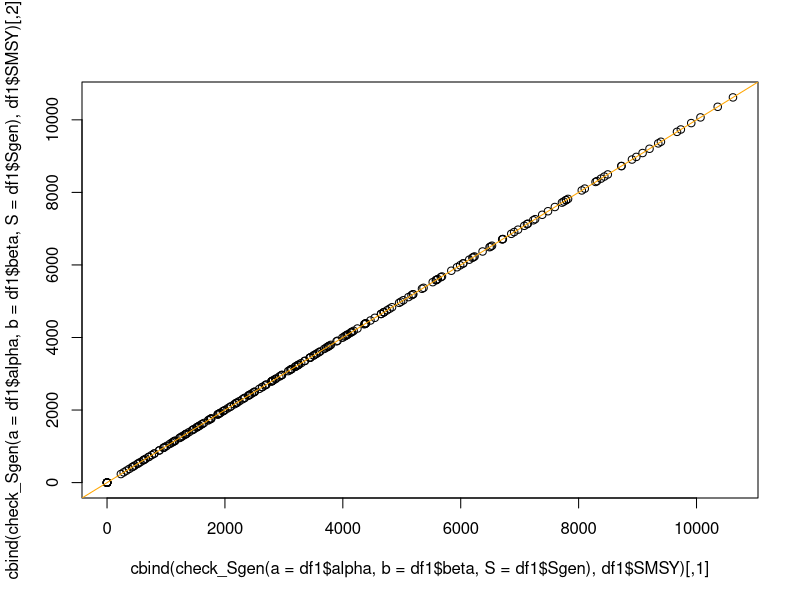
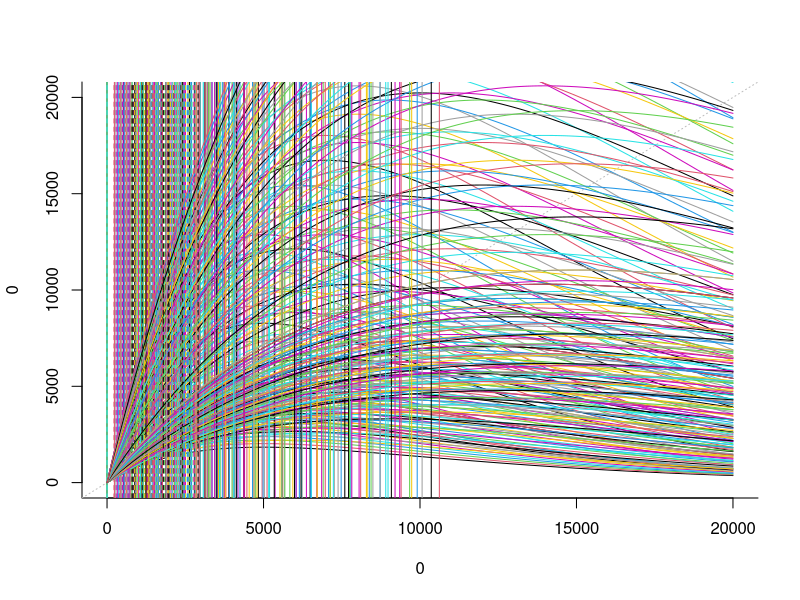
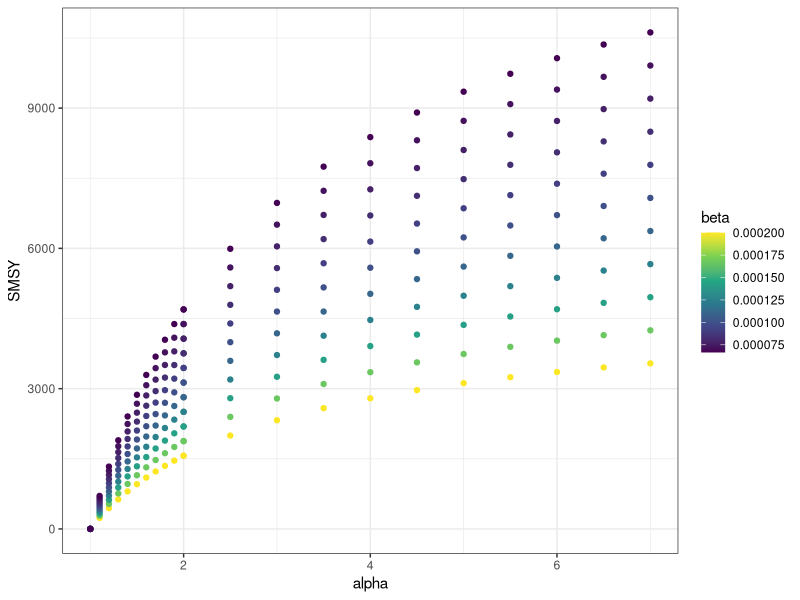
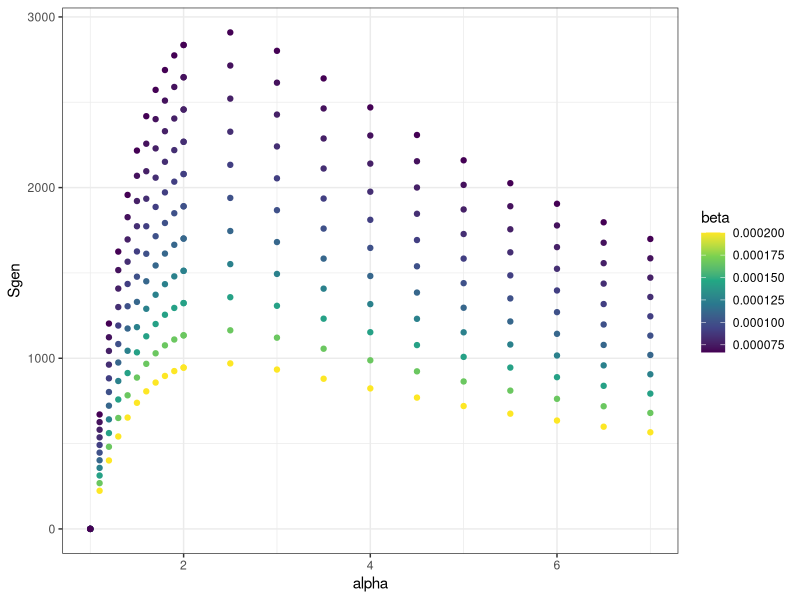
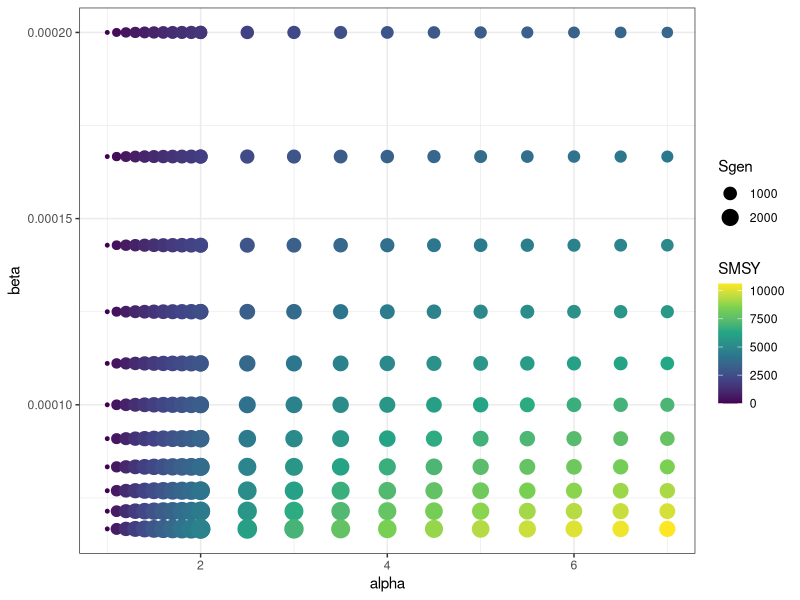
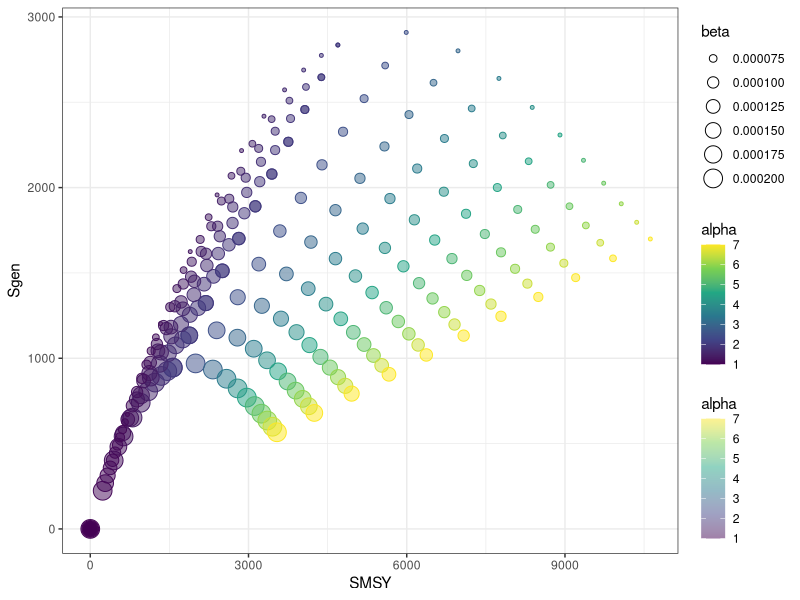

Write the R code that produced these figures, in order.
# Compare ricker curves and SMSY values

library(ggplot2)
library(purrr)
options(scipen = 10, digits=9)

# Make series of alpha and beta values
alphas <- c(seq(1,2,0.1),seq(2,7,by=0.5)) # alphas values, higher resolution below 2. uniroot function used to get Sgen gives error if you include alpha =1
betas <- 1/(10000 * seq(0.5, 1.5, 0.1)) # betas centered at 1/10000 (carrying capacity =10000) with variation in carrying capacity +/- 50%
# make into a data frame
df <- expand.grid(alphas, betas)
names(df) <- c("alpha", "beta")
# generate SMSY based on alpha and beta
#df$SMSY = log(df$alpha)*(0.5-0.07*log(df$alpha))/df$beta # Hilborn and Walters equation to estimate SMSY

# function to get SMSY and Sgen from alpha and beta
get_SMSY_Sgen <- function(a, b, int_lower, int_upper) {
  SMSY <- log(a)*(0.5-0.07*log(a))/b # Hilborn and Walters equation to estimate SMSY
  fun_Sgen <- function(Sgen, a, b, SMSY) {Sgen* a * exp( - b*Sgen) - SMSY}
  Sgen <- uniroot(fun_Sgen, interval=c(int_lower, int_upper), a=a, b=b, SMSY=SMSY)$root
  est  <- data.frame(SMSY, Sgen)
  est
}
# get SMSY and Sgen in new data frame
ndf <- pmap_dfr(list(df$alpha, df$beta, -1, 1/df$beta*2), get_SMSY_Sgen)
# bind SMSY and Sgen to alpha and beta
df1 <- cbind(df, ndf)
# function to check whether Sgen is correct. Should be the spawner number 
#   that gives recruits=SMSY in one generation, no fishing
check_Sgen <- function(a,b,S) {
  a*S*exp(-b*S)
}
# yes, correctly gets to SMSY
plot(cbind(check_Sgen(a=df1$alpha, b=df1$beta, S=df1$Sgen), df1$SMSY))
abline(a=0,b=1, col="orange")

# Plot ricker curves with Sgen and SMSY
plot(type="n", bty="l", x=0, y=0, xlim=c(0,20000), ylim=c(0,20000)) 
abline(a=0, b=1, lty=3, col="gray")
#for(i in sample(1:nrow(df), size=5, replace=FALSE)) {
for(i in 1:nrow(df1)) {
  curve(df1$alpha[i]*x * exp(-df1$beta[i]*x), add=TRUE, col=i)
  abline(v=df1$Sgen[i], col=i, lty=2)
  abline(v=df1$SMSY[i], col=i)
#  text(x=1000+i*10000,y=30000, col=i, label=df$beta[i])
}

# Plot how SMSY and Sgen change with alpha and beta
if(!dir.exists("figures"))
dir.create("figures")

# SMSY
png("figures/fig_SMSY~alpha.png", width=8,height=6, units="in", res=300)
ggplot(df1, aes(x=alpha, y=SMSY, colour=beta)) +
  geom_point() +
  scale_colour_viridis_c() +
  theme_bw()
dev.off()

# Sgen
png("figures/fig_Sgen~alpha.png", width=8,height=6, units="in", res=300)
ggplot(df1, aes(x=alpha, y=Sgen, colour=beta)) +
  geom_point() +
  scale_colour_viridis_c() +
  theme_bw()
dev.off()

# Both are very sensitive to beta. SMSY is more sensitive to alpha. Sgen not very sensitive to alpha.

# All, alpha and beta axes
png("figures/fig_beta~alpha.png", width=8,height=6, units="in", res=300)
ggplot(df1, aes(x=alpha, y=beta, color=SMSY, size=Sgen)) +
  geom_point() +
  scale_colour_viridis_c() +
  theme_bw()
dev.off()

# All, Sgen and SMSY axes
png("figures/fig_Sgen~SMSY.png", width=8,height=6, units="in", res=300)
ggplot(df1, aes(x=SMSY, y=Sgen, color=alpha, fill=alpha, size=beta)) +
  geom_point(shape=21) +
  scale_colour_viridis_c() +
  scale_fill_viridis_c(alpha=0.5) +
  theme_bw()
dev.off()

# SMSY and Sgen very sensitive to beta, alpha is secondary. 
# For given value of beta, Sgen is highest at intermediate alpha. 
